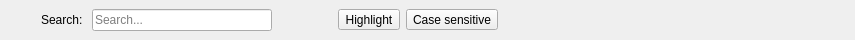
<?xml version="1.0" encoding="UTF-8"?>
<ui version="4.0">
 <class>SearchToolbar</class>
 <widget class="QWidget" name="SearchToolbar">
  <property name="geometry">
   <rect>
    <x>0</x>
    <y>0</y>
    <width>855</width>
    <height>40</height>
   </rect>
  </property>
  <layout class="QHBoxLayout" name="horizontalLayout">
   <property name="topMargin">
    <number>4</number>
   </property>
   <property name="bottomMargin">
    <number>4</number>
   </property>
   <item>
    <widget class="QToolButton" name="closeButton">
     <property name="sizePolicy">
      <sizepolicy hsizetype="Fixed" vsizetype="Fixed">
       <horstretch>0</horstretch>
       <verstretch>0</verstretch>
      </sizepolicy>
     </property>
     <property name="autoRaise">
      <bool>true</bool>
     </property>
    </widget>
   </item>
   <item>
    <widget class="QLabel" name="label">
     <property name="text">
      <string>Search: </string>
     </property>
    </widget>
   </item>
   <item>
    <widget class="QLineEdit" name="lineEdit">
     <property name="minimumSize">
      <size>
       <width>100</width>
       <height>0</height>
      </size>
     </property>
     <property name="maximumSize">
      <size>
       <width>300</width>
       <height>16777215</height>
      </size>
     </property>
     <property name="placeholderText">
      <string>Search...</string>
     </property>
    </widget>
   </item>
   <item>
    <widget class="QToolButton" name="previous">
     <property name="sizePolicy">
      <sizepolicy hsizetype="Fixed" vsizetype="Fixed">
       <horstretch>0</horstretch>
       <verstretch>0</verstretch>
      </sizepolicy>
     </property>
     <property name="autoRaise">
      <bool>true</bool>
     </property>
    </widget>
   </item>
   <item>
    <widget class="QToolButton" name="next">
     <property name="sizePolicy">
      <sizepolicy hsizetype="Fixed" vsizetype="Fixed">
       <horstretch>0</horstretch>
       <verstretch>0</verstretch>
      </sizepolicy>
     </property>
     <property name="autoRaise">
      <bool>true</bool>
     </property>
    </widget>
   </item>
   <item>
    <widget class="QToolButton" name="highligh">
     <property name="text">
      <string>Highlight</string>
     </property>
     <property name="checkable">
      <bool>true</bool>
     </property>
    </widget>
   </item>
   <item>
    <widget class="QToolButton" name="caseSensitive">
     <property name="text">
      <string>Case sensitive</string>
     </property>
     <property name="checkable">
      <bool>true</bool>
     </property>
    </widget>
   </item>
   <item>
    <widget class="QLabel" name="results">
     <property name="text">
      <string/>
     </property>
    </widget>
   </item>
   <item>
    <spacer name="horizontalSpacer">
     <property name="orientation">
      <enum>Qt::Horizontal</enum>
     </property>
     <property name="sizeHint" stdset="0">
      <size>
       <width>333</width>
       <height>20</height>
      </size>
     </property>
    </spacer>
   </item>
  </layout>
 </widget>
 <resources/>
 <connections/>
</ui>
